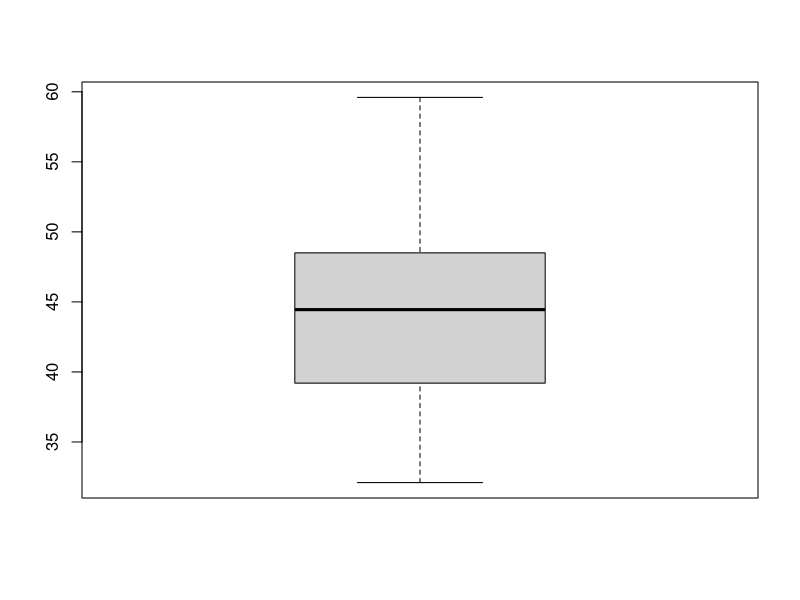
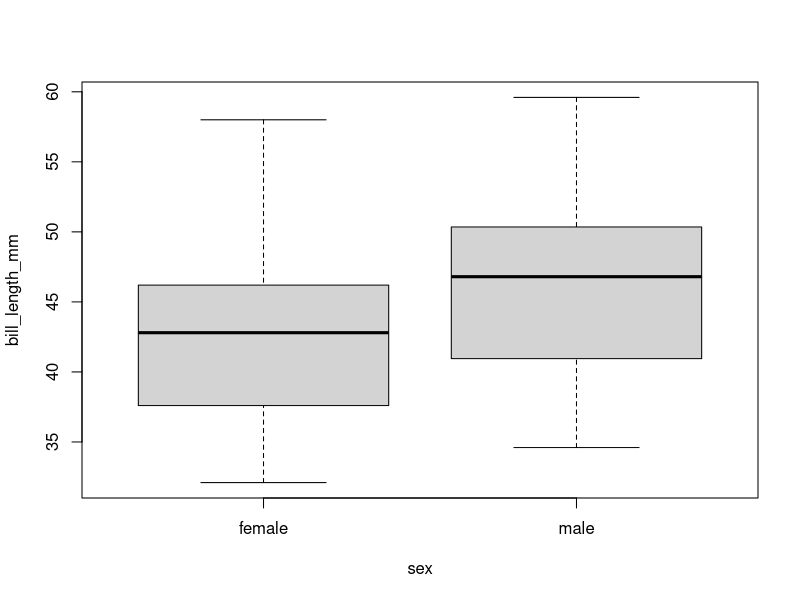
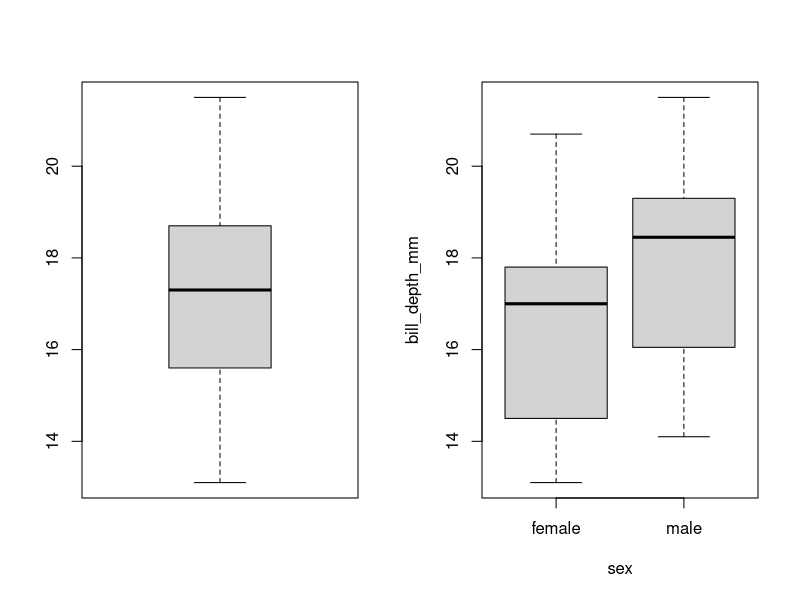
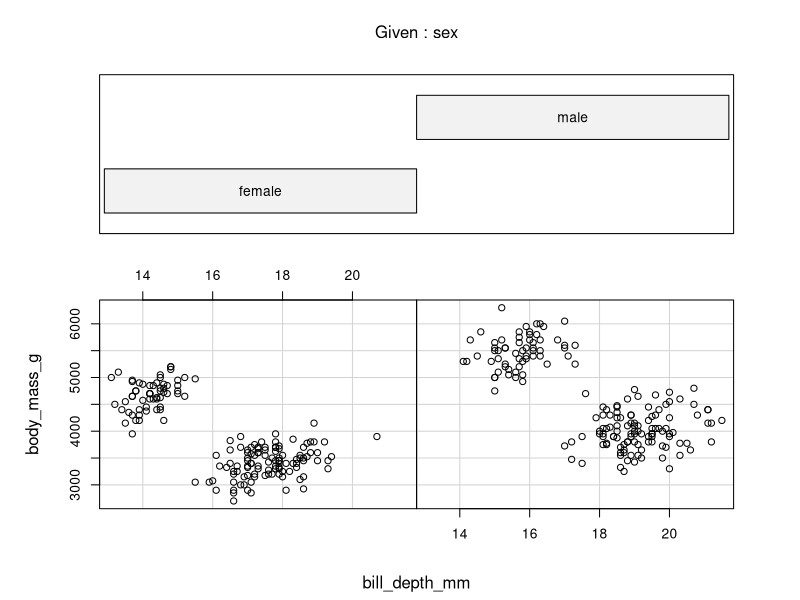
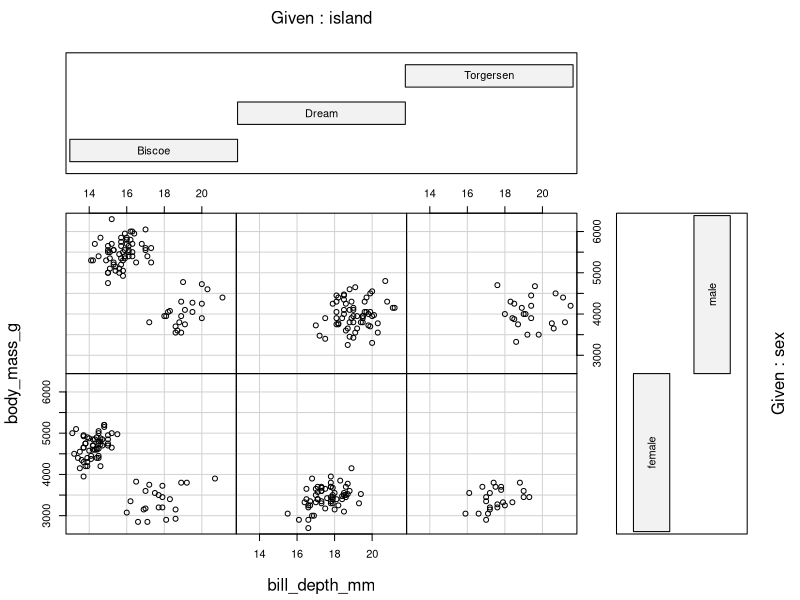
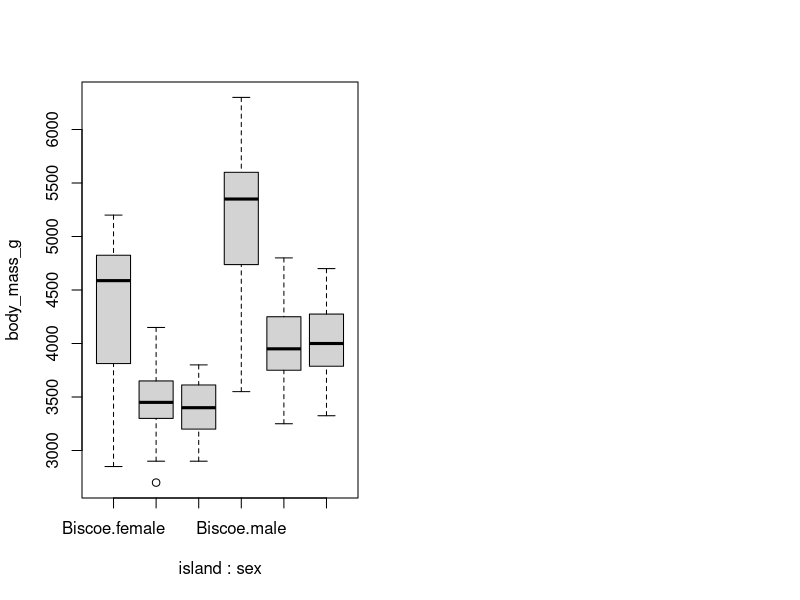
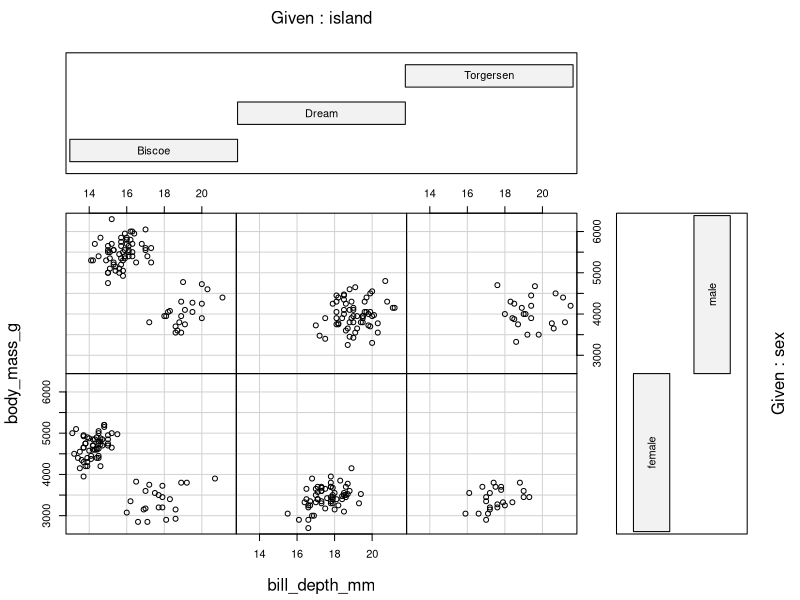
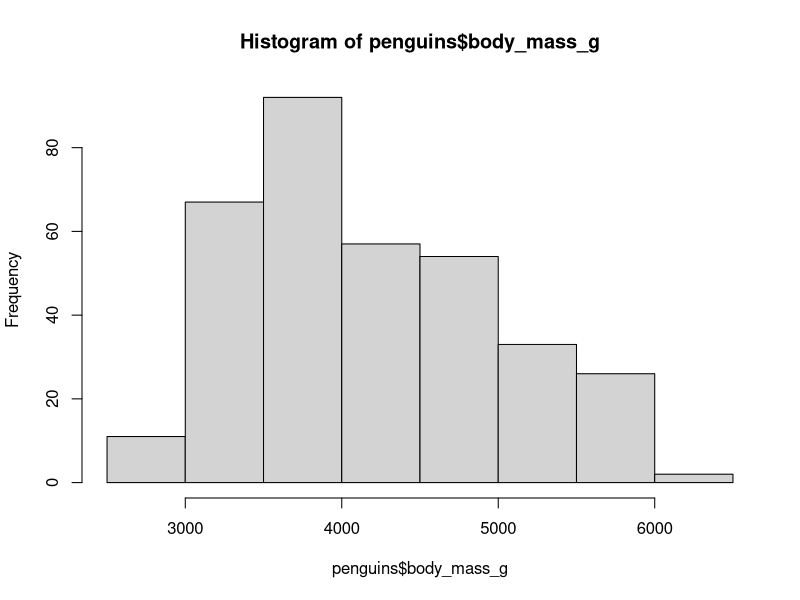

Write R code to recreate these figures, in order.
# In-Class Data Exploration 1

install.packages("palmerpenguins")
install.packages("here")

#Loas packages
require(palmerpenguins)
require(here)

# Prepare the dataset
penguins = data.frame(penguins)
class(penguins)

# Numerical exploration

mean(penguins$body_mass_g)
mean(penguins$body_mass_g, na.rm = TRUE)

summary(penguins)

#Graphical exploration

boxplot(penguins$bill_length_mm)

boxplot(bill_length_mm ~ sex, data= penguins)

# How are these two plots different?
  
#What is the different insight you can gain from each boxplot separately and together?
 
par(mfrow = c(1, 2))
boxplot(penguins$bill_depth_mm)
boxplot(bill_depth_mm ~ sex, data = penguins)   

# Coplots

coplot(body_mass_g ~ bill_depth_mm | sex, data = penguins)

#What variable did I use as the conditioning variable?
#  Try different conditioning variables.
# You should try both categorical and numerical conditioning variables.


# Saving plots to a file

png(filename = here("Classes/week3/basic_histogram.png"), width = 800, height = 600)
hist(penguins$body_mass_g)
dev.off()

# Questions and deliverables

# As a group, select two different classes of plots.
  # coplot
  # boxplot 

#Try plotting different combinations of variables.

coplot(body_mass_g ~ bill_depth_mm | island + sex, data= penguins)

boxplot(body_mass_g ~ island + sex, data= penguins)

# Export your plots to image files and paste them into a document along with your responses to the questions below
png(filename = "Classes/week3/coplot_DavidMurillo.png", units = "cm",
    width = 18, height = 14, res = 600)

coplot(body_mass_g ~ bill_depth_mm | island + sex, data= penguins)

dev.off()

png(filename = "Classes/week3/boxplot_DavidMurillo.png", units = "cm",
    width = 18, height = 14, res = 600)

boxplot(body_mass_g ~ island + sex, data= penguins)

dev.off()

# Describe whether the plot shows a summary of the data, or all of the data points.
 # Answer: The coplot show all the data point separate by, island, and sex.
        #  The boxplot summarise the meadian and quartil at 25% and 75% categorise by island and sex

# Describe the insight your plot can provide, for example:
  
#Are the data evenly distributed, or skewed?
  # With the boxplot we can see that the dream and torgensen isalands have the most evenly distribuited data,
 # and the biscoe island has the most skewed data.


  #If your plot contains more than one variable, does the plot reveal any interesting relationships?
  # The coplot show that that the Biscoe island could have the highest value of body mass, and the male
  # have higher values that female

coplot(body_mass_g ~ bill_depth_mm | island + sex, data= penguins)

